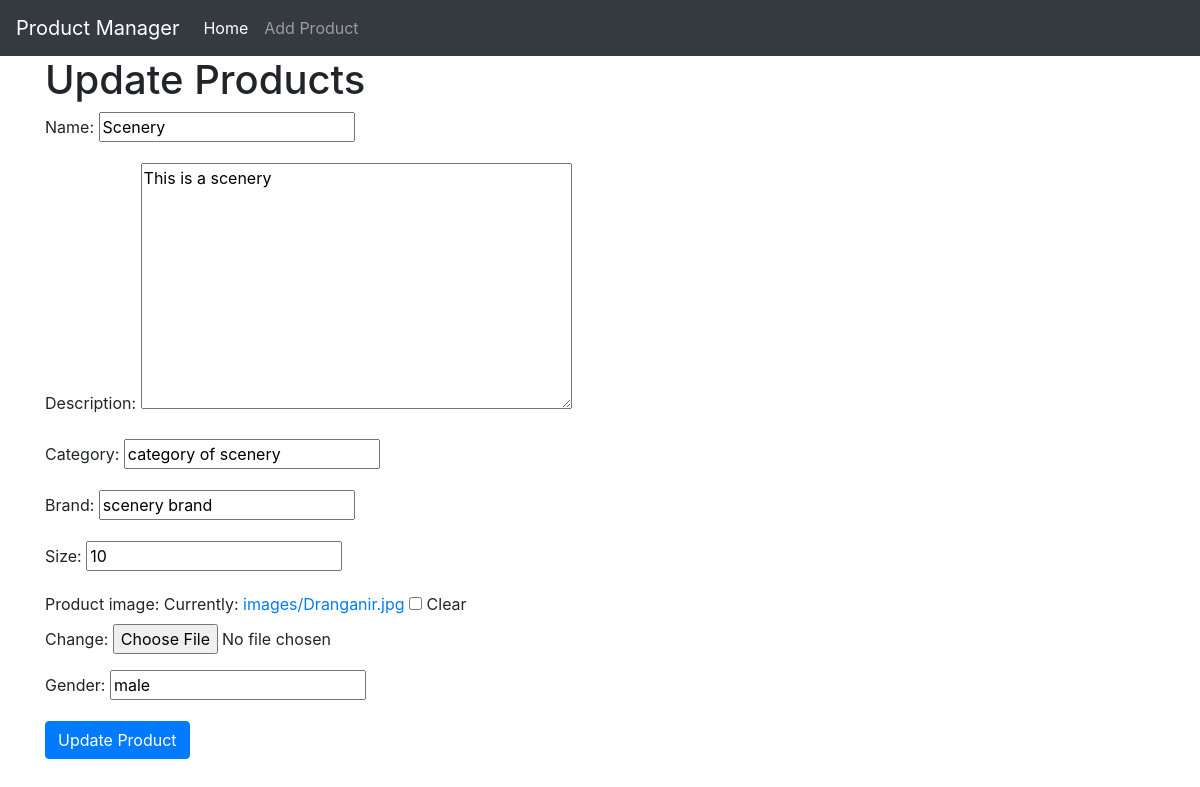
Screenshot of /product/edit/5 with the database file from the repository.
### application_1/models.py (models this page shows, shortened)
class Product(models.Model):
    name = models.CharField(max_length=255)
    description = models.TextField()
    category = models.CharField(max_length=100)
    brand = models.CharField(max_length=100)
    size = models.IntegerField()
    date_added = models.DateField(auto_now_add=True)
    product_image = models.ImageField(null=True,blank=True,upload_to="images/")
    gender = models.CharField(max_length=10)

### application_1/views.py (the view)
# urls.py: path('product/edit/<int:pk>',UpdateProductView.as_view(),name='update_product'),
class UpdateProductView(UpdateView):
    model = Product
    template_name = 'update_product.html'
    success_url = reverse_lazy('home')
    fields = '__all__'

### application_1/templates/update_product.html (shortened to what this page needs)
{% extends 'base.html' %}
{% block content%}
<h1> Update Products</h1>
<div class="form-group">
<form method="POST">
    {{form.as_p}}
    <button class="btn btn-primary">Update Product</button>
</div>
  {% endblock %}

### rows the page displays
Product: name "Scenery", description "This is a scenery", category "category of scenery", brand "scenery brand", size "10", gender "male"
